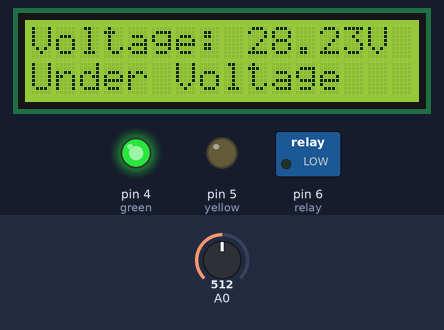
Bench run of a sketch on a simulated Arduino Uno, built with avr-gcc and run on an emulated ATmega328P. Parts: 16×2 character LCD, switched loads named in the sketch (green lamp = pin HIGH), output pins drawn as LEDs (lit = HIGH). The inputs (shaded band) are chosen by the test bench; at power-on: A0 = 512.

Above: at 2.2 s.
2.3 s: A0 set to 114
At 3.8 s:
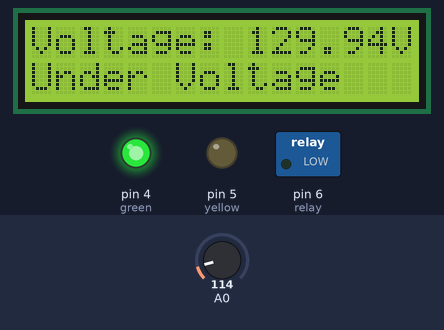
5.3 s: A0 set to 100
At 7.8 s:
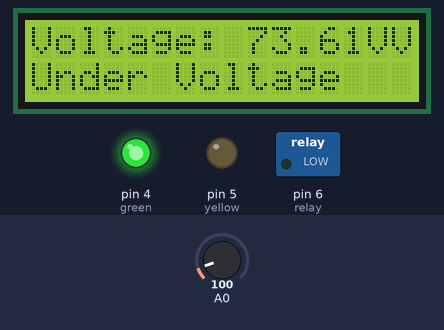
8.3 s: A0 set to 287
At 9.8 s:
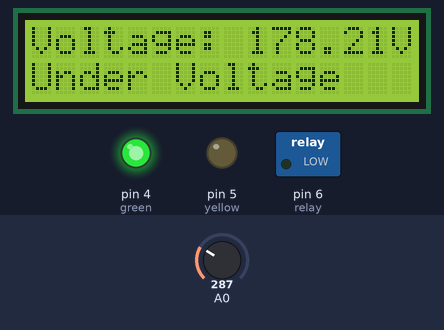
11.3 s: A0 set to 312
At 12.6 s:
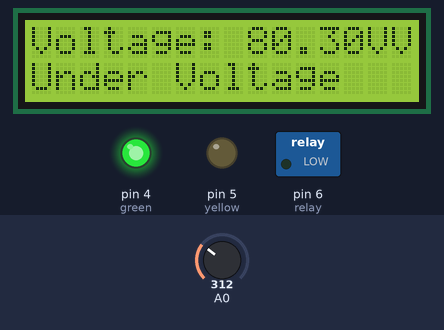
14.3 s: A0 set to 0
At 15.8 s:
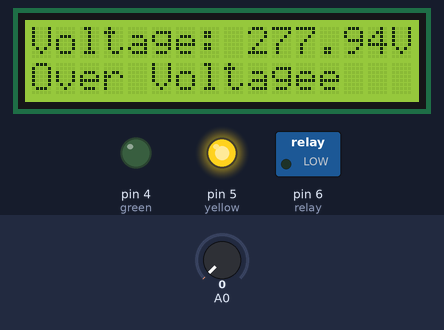
17.3 s: A0 set to 183
At 18.6 s:
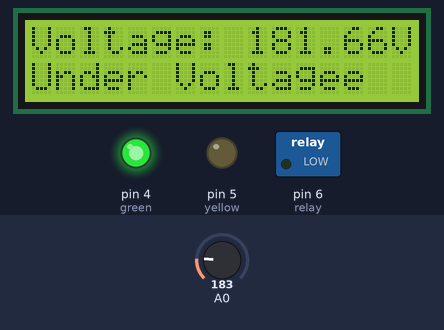
20.3 s: A0 set to 208
Timing chart, 0 to 23.3 s (numbered marks = the images above; inputs shaded):
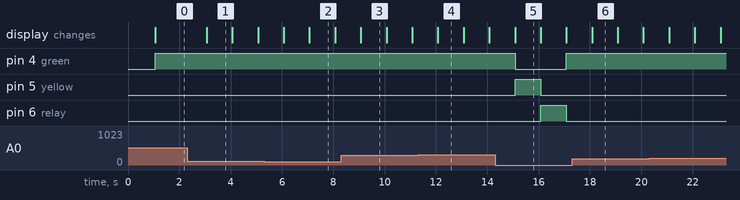

The sketch:

AC_Voltage_Protection_Using_Arduino.ino
```cpp
//Prateek
//wwwjustdoelectronics.com

#include <Filters.h>
#include <LiquidCrystal.h>

const int rs = 12, en = 11, d4 = 10, d5 = 9, d6 =8, d7 = 7;
LiquidCrystal lcd(rs, en, d4, d5, d6, d7);

float testFrequency = 50;

int Sensor = 0;
int relay = 6;
int yellow = 5;
int green = 4;

float intercept = 0.7;
float slope = 0.04;
float current_Volts;

unsigned long printPeriod = 1000;
unsigned long previousMillis = 0;


void setup()
{
 lcd.begin(16, 2);
  pinMode(relay, OUTPUT);
    pinMode(yellow, OUTPUT);
      pinMode(green, OUTPUT);
  lcd.print("Voltage:");
  delay(1000);

}

void loop()
{
  RunningStatistics inputStats;

  while ( true )
  {
    Sensor = analogRead(A0);
    inputStats.input(Sensor);

    if ((unsigned long)(millis() - previousMillis) >= printPeriod)
    {
      previousMillis = millis();

      current_Volts = intercept + slope * inputStats.sigma();
      current_Volts = current_Volts * (40.3231);

      lcd.setCursor(9, 0);
      lcd.print(current_Volts);

      lcd.print("V");
    }

    if ( (current_Volts > 0)  &&  (current_Volts < 190) )
  {
    lcd.setCursor(0, 1);
    lcd.print("Under Voltage");
    digitalWrite(relay, LOW);
     digitalWrite(yellow, LOW);
      digitalWrite(green, HIGH);
  }

  if ( (current_Volts >= 190)  &&  (current_Volts <= 220) )
  {
    lcd.setCursor(0, 1);
    lcd.print("Normal Voltage");
    digitalWrite(relay, HIGH);
    digitalWrite(yellow, LOW);
      digitalWrite(green, LOW);
  }

  if ( current_Volts > 220 )
  {
    lcd.setCursor(0, 1);
    lcd.print("Over Voltage");
    digitalWrite(relay, LOW);
    digitalWrite(yellow, HIGH);
      digitalWrite(green, LOW);
  }
  }
}
```

Measured:
- the behaviour switches between 109 and 108 on A0 (found by bisection; images 1 and 2)
- the behaviour switches between 301 and 302 on A0 (found by bisection; images 3 and 4)
- after the input at 2.3 s, the display: changes after 0.77 s (image 1)
- after the input at 8.3 s, the display: changes after 0.77 s (image 3)
- after the input at 14.3 s, pin 4 (green): HIGH → LOW after 0.78 s, → HIGH 2.0 s later; pin 5 (yellow): LOW → HIGH after 0.78 s, → LOW 1.0 s later; pin 6 (relay): LOW → HIGH after 1.8 s, → LOW 1.0 s later; the display: changes after 0.78 s (image 5)
- what the display in image 1 shows lasts 1.0 s, from 3.1 s to 4.1 s
